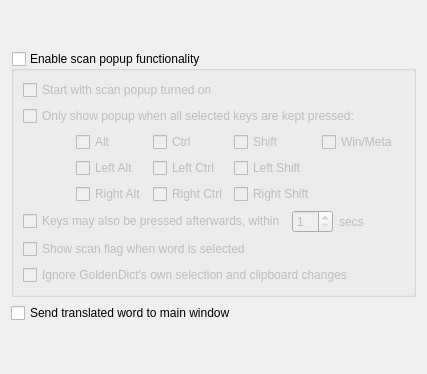
     <widget class="QWidget" name="tab_4">
      <!-- <attribute name="icon">
       <iconset resource="resources.qrc">
        <normaloff>:/icons/wizard.png</normaloff>:/icons/wizard.png</iconset>
      </attribute> -->
      <attribute name="title">
       <string>&amp;Scan Popup</string>
      </attribute>
      <layout class="QVBoxLayout" name="verticalLayout_10">
       <item>
        <spacer name="verticalSpacer_16">
         <property name="orientation">
          <enum>Qt::Vertical</enum>
         </property>
         <property name="sizeHint" stdset="0">
          <size>
           <width>20</width>
           <height>40</height>
          </size>
         </property>
        </spacer>
       </item>
       <item>
        <widget class="QGroupBox" name="enableScanPopup">
         <property name="toolTip">
          <string>When enabled, a translation popup window would be shown each time
you point your mouse on any word on the screen (Windows) or select
any word with mouse (Linux). When enabled, you can switch it on and
off from main window or tray icon.</string>
         </property>
         <property name="title">
          <string>Enable scan popup functionality</string>
         </property>
         <property name="checkable">
          <bool>true</bool>
         </property>
         <property name="checked">
          <bool>false</bool>
         </property>
         <layout class="QVBoxLayout" name="verticalLayout_4">
          <item>
           <widget class="QCheckBox" name="startWithScanPopupOn">
            <property name="toolTip">
             <string>Chooses whether the scan popup mode is on by default or not. If checked,
the program would always start with the scan popup active.</string>
            </property>
            <property name="text">
             <string>Start with scan popup turned on</string>
            </property>
           </widget>
          </item>
          <item>
           <widget class="QCheckBox" name="enableScanPopupModifiers">
            <property name="toolTip">
             <string>With this enabled, the popup would only show up if all chosen keys are
in the pressed state when the word selection changes.</string>
            </property>
            <property name="text">
             <string>Only show popup when all selected keys are kept pressed:</string>
            </property>
           </widget>
          </item>
          <item>
           <widget class="QFrame" name="scanPopupModifiers">
            <property name="frameShape">
             <enum>QFrame::NoFrame</enum>
            </property>
            <property name="frameShadow">
             <enum>QFrame::Plain</enum>
            </property>
            <property name="lineWidth">
             <number>0</number>
            </property>
            <layout class="QVBoxLayout" name="verticalLayout_5">
             <property name="leftMargin">
              <number>0</number>
             </property>
             <property name="topMargin">
              <number>0</number>
             </property>
             <property name="rightMargin">
              <number>0</number>
             </property>
             <property name="bottomMargin">
              <number>0</number>
             </property>
             <item>
              <layout class="QHBoxLayout" name="horizontalLayout">
               <item>
                <spacer name="horizontalSpacer">
                 <property name="orientation">
                  <enum>Qt::Horizontal</enum>
                 </property>
                 <property name="sizeHint" stdset="0">
                  <size>
                   <width>40</width>
                   <height>20</height>
                  </size>
                 </property>
                </spacer>
               </item>
               <item>
                <layout class="QGridLayout" name="gridLayout">
                 <item row="1" column="1">
                  <widget class="QCheckBox" name="leftCtrl">
                   <property name="toolTip">
                    <string>Left Ctrl only</string>
                   </property>
                   <property name="text">
                    <string>Left Ctrl</string>
                   </property>
                  </widget>
                 </item>
                 <item row="2" column="2">
                  <widget class="QCheckBox" name="rightShift">
                   <property name="toolTip">
                    <string>Right Shift only</string>
                   </property>
                   <property name="text">
                    <string>Right Shift</string>
                   </property>
                  </widget>
                 </item>
                 <item row="0" column="0">
                  <widget class="QCheckBox" name="altKey">
                   <property name="toolTip">
                    <string>Alt key</string>
                   </property>
                   <property name="text">
                    <string>Alt</string>
                   </property>
                  </widget>
                 </item>
                 <item row="0" column="1">
                  <widget class="QCheckBox" name="ctrlKey">
                   <property name="toolTip">
                    <string>Ctrl key</string>
                   </property>
                   <property name="text">
                    <string>Ctrl</string>
                   </property>
                  </widget>
                 </item>
                 <item row="1" column="0">
                  <widget class="QCheckBox" name="leftAlt">
                   <property name="toolTip">
                    <string>Left Alt only</string>
                   </property>
                   <property name="text">
                    <string>Left Alt</string>
                   </property>
                  </widget>
                 </item>
                 <item row="0" column="2">
                  <widget class="QCheckBox" name="shiftKey">
                   <property name="toolTip">
                    <string>Shift key</string>
                   </property>
                   <property name="text">
                    <string>Shift</string>
                   </property>
                  </widget>
                 </item>
                 <item row="2" column="0">
                  <widget class="QCheckBox" name="rightAlt">
                   <property name="toolTip">
                    <string>Right Alt only</string>
                   </property>
                   <property name="text">
                    <string>Right Alt</string>
                   </property>
                  </widget>
                 </item>
                 <item row="2" column="1">
                  <widget class="QCheckBox" name="rightCtrl">
                   <property name="toolTip">
                    <string>Right Ctrl only</string>
                   </property>
                   <property name="text">
                    <string>Right Ctrl</string>
                   </property>
                  </widget>
                 </item>
                 <item row="1" column="2">
                  <widget class="QCheckBox" name="leftShift">
                   <property name="toolTip">
                    <string>Left Shift only</string>
                   </property>
                   <property name="text">
                    <string>Left Shift</string>
                   </property>
                  </widget>
                 </item>
                 <item row="0" column="3">
                  <widget class="QCheckBox" name="winKey">
                   <property name="toolTip">
                    <string>Windows key or Meta key</string>
                   </property>
                   <property name="text">
                    <string>Win/Meta</string>
                   </property>
                  </widget>
                 </item>
                </layout>
               </item>
               <item>
                <widget class="QFrame" name="frame">
                 <property name="frameShape">
                  <enum>QFrame::NoFrame</enum>
                 </property>
                 <property name="frameShadow">
                  <enum>QFrame::Raised</enum>
                 </property>
                 <property name="lineWidth">
                  <number>0</number>
                 </property>
                 <layout class="QVBoxLayout" name="verticalLayout_3">
                  <property name="leftMargin">
                   <number>0</number>
                  </property>
                  <property name="topMargin">
                   <number>0</number>
                  </property>
                  <property name="rightMargin">
                   <number>0</number>
                  </property>
                  <property name="bottomMargin">
                   <number>0</number>
                  </property>
                 </layout>
                </widget>
               </item>
              </layout>
             </item>
            </layout>
           </widget>
          </item>
          <item>
           <layout class="QHBoxLayout" name="horizontalLayout_5">
            <item>
             <widget class="QCheckBox" name="scanPopupAltMode">
              <property name="toolTip">
               <string>Normally, in order to activate a popup you have to
maintain the chosen keys pressed while you select
a word. With this enabled, the chosen keys may also
be pressed shortly after the selection is done.</string>
              </property>
              <property name="text">
               <string>Keys may also be pressed afterwards, within</string>
              </property>
             </widget>
            </item>
            <item>
             <widget class="QSpinBox" name="scanPopupAltModeSecs">
              <property name="toolTip">
               <string>To avoid false positives, the keys are only monitored
after the selection's done for a limited amount of
seconds, which is specified here.</string>
              </property>
              <property name="wrapping">
               <bool>false</bool>
              </property>
              <property name="frame">
               <bool>true</bool>
              </property>
              <property name="alignment">
               <set>Qt::AlignLeading|Qt::AlignLeft|Qt::AlignVCenter</set>
              </property>
              <property name="minimum">
               <number>1</number>
              </property>
              <property name="maximum">
               <number>99</number>
              </property>
             </widget>
            </item>
            <item>
             <widget class="QLabel" name="label_7">
              <property name="text">
               <string>secs</string>
              </property>
             </widget>
            </item>
            <item>
             <spacer name="horizontalSpacer_5">
              <property name="orientation">
               <enum>Qt::Horizontal</enum>
              </property>
              <property name="sizeHint" stdset="0">
               <size>
                <width>40</width>
                <height>20</height>
               </size>
              </property>
             </spacer>
            </item>
           </layout>
          </item>
          <item>
           <widget class="QCheckBox" name="showScanFlag">
            <property name="toolTip">
             <string>Show a flag window before showing popup window, click the flag to show popup window. </string>
            </property>
            <property name="text">
             <string>Show scan flag when word is selected</string>
            </property>
           </widget>
          </item>
          <item>
           <widget class="QCheckBox" name="ignoreOwnClipboardChanges">
            <property name="toolTip">
             <string>Do not show popup when selection or clipboard in one of GoldenDict's own windows changes</string>
            </property>
            <property name="text">
             <string>Ignore GoldenDict's own selection and clipboard changes</string>
            </property>
           </widget>
          </item>
         </layout>
        </widget>
       </item>
       <item>
        <widget class="QCheckBox" name="scanToMainWindow">
         <property name="toolTip">
          <string>Send translated word to main window instead of to show it in popup window</string>
         </property>
         <property name="text">
          <string>Send translated word to main window</string>
         </property>
        </widget>
       </item>
       <item>
        <spacer name="verticalSpacer_6">
         <property name="orientation">
          <enum>Qt::Vertical</enum>
         </property>
         <property name="sizeHint" stdset="0">
          <size>
           <width>20</width>
           <height>40</height>
          </size>
         </property>
        </spacer>
       </item>
      </layout>
     </widget>
